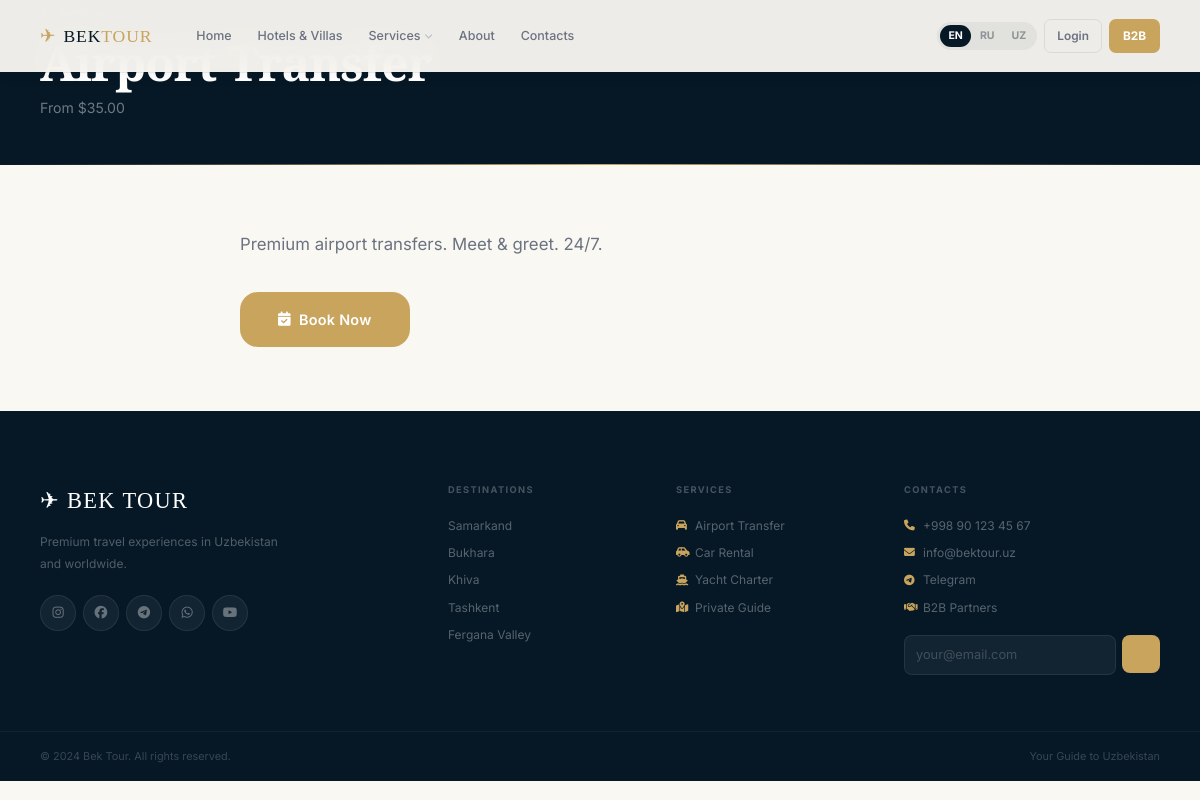
The page /services/airport-transfer on the database its author committed.
### app/models/models.py (models this page shows)
class Service(db.Model):
    __tablename__ = 'services'
    id = db.Column(db.Integer, primary_key=True)
    title_en = db.Column(db.String(200), nullable=False)
    title_ru = db.Column(db.String(200))
    slug = db.Column(db.String(200), unique=True)
    description_en = db.Column(db.Text)
    description_ru = db.Column(db.Text)
    category = db.Column(db.String(50))
    icon = db.Column(db.String(50))
    image = db.Column(db.String(255))
    price_from = db.Column(db.Numeric(12, 2))
    is_active = db.Column(db.Boolean, default=True)
    created_at = db.Column(db.DateTime, default=datetime.utcnow)

### app/routes/services.py (the view)
@services_bp.route('/<slug>')
def detail(slug):
    service = Service.query.filter_by(slug=slug, is_active=True).first_or_404()
    return render_template('services/detail.html', service=service)

### app/__init__.py (called while the page is built)
    def __getattr__(self, key):
        return self._d.get(key, key)

### app/templates/services/detail.html (shortened to what this page needs)
{% extends 'base.html' %}
{% block content %}
<div class="page-hero">
  <div class="container">
    <a href="{{ url_for('services.index') }}" style="color:rgba(255,255,255,.45);font-size:.8rem;margin-bottom:12px;display:inline-flex;align-items:center;gap:6px;"></a>
    <h1>{{ service.title_en }}</h1>
    {% if service.price_from %}<p>{% if lang=='ru' %}От{% else %}From{% endif %} ${{ service.price_from }}</p>{% endif %}
  </div>
</div>
<section style="padding:64px 0;">
  <div class="container" style="max-width:800px;">
    {% if service.description_en %}<p style="font-size:1.05rem;color:var(--muted);line-height:1.85;margin-bottom:32px;">{{ service.description_en }}</p>{% endif %}
    <a href="{{ url_for('main.contacts') }}" class="btn btn-gold btn-lg"><i class="fa fa-calendar-check"></i> {% if lang=='ru' %}Забронировать{% else %}Book Now{% endif %}</a>
  </div>
</section>
{% endblock %}

### app/templates/base.html (shortened to what this page needs)
<!DOCTYPE html>
<html lang="{{ lang }}">
<head>
  <link rel="stylesheet" href="https://cdnjs.cloudflare.com/ajax/libs/font-awesome/6.5.0/css/all.min.css">
  <link rel="stylesheet" href="{{ url_for('static', filename='css/main.css') }}">
</head>
<body>
<header class="header {% if not is_hero %}glass{% else %}over{% endif %}" id="header">
  <div class="container">
    <div class="hd-inner">
      <a href="{{ url_for('main.index') }}" class="logo">
        <span class="logo-icon">✈</span>
        <span class="logo-name">BEK<em>TOUR</em></span>
      </a>
      <nav class="nav">
        <a href="{{ url_for('main.index') }}" class="nav-a">{{ t.nav_home }}</a>
        <a href="{{ url_for('villas.index') }}" class="nav-a">{{ t.nav_villas }}</a>
        <div class="nav-drop">
          <a href="{{ url_for('services.index') }}" class="nav-a">
            {{ t.nav_services }}<i class="fa fa-chevron-down nav-caret"></i>
          </a>
        </div>
        <a href="{{ url_for('main.about') }}" class="nav-a">{{ t.nav_about }}</a>
        <a href="{{ url_for('main.contacts') }}" class="nav-a">{{ t.nav_contacts }}</a>
      </nav>
      <div class="hd-right">
        <div class="lang-sw">
          <a href="{{ url_for('main.set_lang', lang='en') }}" {% if lang=='en' %}class="on"{% endif %}>EN</a>
          <a href="{{ url_for('main.set_lang', lang='ru') }}" {% if lang=='ru' %}class="on"{% endif %}>RU</a>
          <a href="{{ url_for('main.set_lang', lang='uz') }}" {% if lang=='uz' %}class="on"{% endif %}>UZ</a>
        </div>
        {% if current_user.is_authenticated %}
        <div class="user-dd">
          <button class="user-av">{{ (current_user.first_name or current_user.email)[0].upper() }}</button>
          <div class="user-dd-menu">
            <a href="{{ url_for('auth.profile') }}"><i class="fa fa-user"></i> {{ t.profile }}</a>
            {% if current_user.role == 'admin' %}<a href="{{ url_for('admin.dashboard') }}"><i class="fa fa-cog"></i> Admin</a>{% endif %}
            {% if current_user.role == 'agent' %}<a href="{{ url_for('b2b.dashboard') }}"><i class="fa fa-building"></i> B2B</a>{% endif %}
            <a href="{{ url_for('auth.logout') }}" style="color:#DC2626"><i class="fa fa-sign-out-alt"></i> {{ t.logout }}</a>
          </div>
        </div>
        {% else %}
        <a href="{{ url_for('auth.login') }}" class="btn-hd-ghost">{{ t.login }}</a>
        {% endif %}
        <a href="{{ url_for('b2b.register') }}" class="btn-hd-gold">B2B</a>
      </div>
    </div>
  </div>
</header>
<main>{% block content %}{% endblock %}</main>
<footer class="footer">
  <div class="footer-inner">
    <div class="footer-brand">
      <div class="footer-logo">✈ BEK TOUR</div>
      <p>{{ t.footer_desc }}</p>
      <div class="footer-soc">
        <a href="#" aria-label="Instagram"><i class="fab fa-instagram"></i></a>
        <a href="#" aria-label="Facebook"><i class="fab fa-facebook"></i></a>
        <a href="https://t.me/bektop" aria-label="Telegram"><i class="fab fa-telegram"></i></a>
        <a href="#" aria-label="WhatsApp"><i class="fab fa-whatsapp"></i></a>
        <a href="#" aria-label="YouTube"><i class="fab fa-youtube"></i></a>
      </div>
    </div>
    <div class="footer-col">
      <div class="footer-col-title">{% if lang=='ru' %}Направления{% elif lang=='uz' %}Yo'nalishlar{% else %}Destinations{% endif %}</div>
      <a href="{{ url_for('villas.index') }}?q=Samarkand">Samarkand</a>
      <a href="{{ url_for('villas.index') }}?q=Bukhara">Bukhara</a>
      <a href="{{ url_for('villas.index') }}?q=Khiva">Khiva</a>
      <a href="{{ url_for('villas.index') }}?q=Tashkent">Tashkent</a>
      <a href="{{ url_for('villas.index') }}?q=Fergana">Fergana Valley</a>
    </div>
    <div class="footer-col">
      <div class="footer-col-title">{{ t.nav_services }}</div>
      <a href="{{ url_for('services.index') }}#transfer"><i class="fa fa-car"></i>{{ t.serv_transfer }}</a>
      <a href="{{ url_for('services.index') }}#car"><i class="fa fa-car-side"></i>{{ t.serv_car }}</a>
      <a href="{{ url_for('services.index') }}#yacht"><i class="fa fa-ship"></i>{{ t.serv_yacht }}</a>
      <a href="{{ url_for('services.index') }}#guide"><i class="fa fa-map-marked-alt"></i>{{ t.serv_guide }}</a>
    </div>
    <div class="footer-col">
      <div class="footer-col-title">{{ t.nav_contacts }}</div>
      <a href="tel:+998901234567"><i class="fa fa-phone"></i>+998 90 123 45 67</a>
      <a href="mailto:info@bektour.uz"><i class="fa fa-envelope"></i>info@bektour.uz</a>
      <a href="https://t.me/bektop"><i class="fab fa-telegram"></i>Telegram</a>
      <a href="{{ url_for('b2b.register') }}"><i class="fa fa-handshake"></i>B2B Partners</a>
      <div class="footer-nl">
        <input type="email" placeholder="{% if lang=='ru' %}Email{% else %}your@email.com{% endif %}">
        <button onclick="showToast('{% if lang=='ru' %}Спасибо!{% else %}Thank you!{% endif %}')"><i class="fa fa-paper-plane"></i></button>
      </div>
    </div>
  </div>
  <div class="footer-bottom">
    <span>© 2024 Bek Tour. {% if lang=='ru' %}Все права защищены{% elif lang=='uz' %}Barcha huquqlar himoyalangan{% else %}All rights reserved{% endif %}.</span>
    <span>{% if lang=='ru' %}Ваш гид по Узбекистану{% elif lang=='uz' %}O'zbekiston bo'yicha qo'llanmangiz{% else %}Your Guide to Uzbekistan{% endif %}</span>
  </div>
</footer>
</body>
</html>

### rows shown on the page
Service: price_from "35.00", description_en "Premium airport transfers. Meet & greet. 24/7.", serv_transfer "Airport Transfer"

### other values the page prints
{{ t.nav_home }} "Home"
{{ t.nav_villas }} "Hotels & Villas"
{{ t.nav_services }} "Services"
{{ t.nav_about }} "About"
{{ t.nav_contacts }} "Contacts"
{{ t.login }} "Login"
{{ t.footer_desc }} "Premium travel experiences in Uzbekistan and worldwide."
{{ t.nav_services }} "SERVICES"
{{ t.serv_car }} "Car Rental"
{{ t.serv_yacht }} "Yacht Charter"
{{ t.serv_guide }} "Private Guide"
{{ t.nav_contacts }} "CONTACTS"
